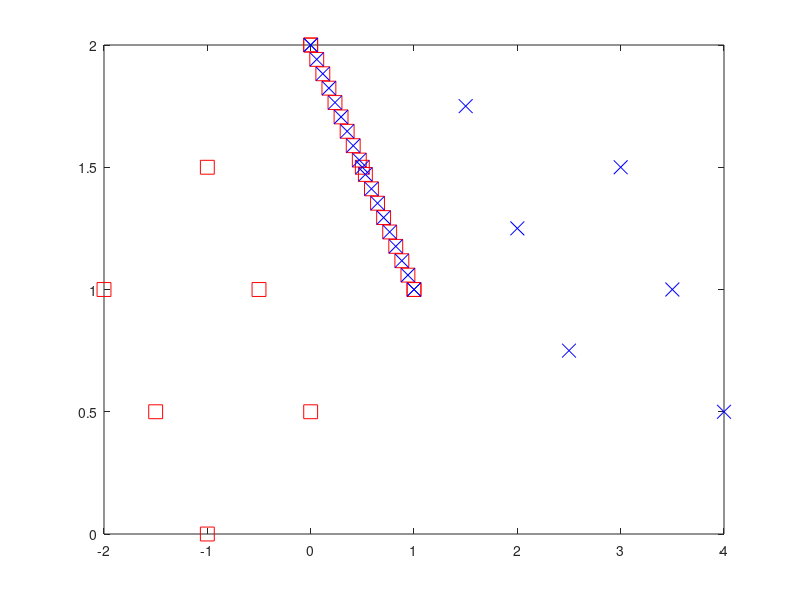

The MATLAB script that drew this image:
function  test_quad2PhyP(  )

[X,Y]=meshgrid(0:0.5:1, 0:0.5:1);
X=reshape(X, 9,1);
Y=reshape(Y, 9,1);
X=[X; zeros(18,1)];
Y=[Y; (0:1/17:1)'];
x=[Y,X];
plot(x(:,1),x(:,2),'rs','MarkerSize',10)

vertexlist=[1 0 -1;
            1 2  0];
 v0 = vertexlist(:, 1);
 A(:,1:2) = bsxfun(@minus,vertexlist(:, 2:3 ),v0); 
x1=bsxfun(@plus, v0, A*x')';



vertexlist=[1 0 4;
            1 2 0.5];
v0 = vertexlist(:, 1);
A(:,1:2) = bsxfun(@minus,vertexlist(:, 2:3 ),v0);
x2=bsxfun(@plus, v0, A*x')';


plot(x1(:,1),x1(:,2),'rs','MarkerSize',10);
hold on;
plot(x2(:,1),x2(:,2),'bx','MarkerSize',10);


end

